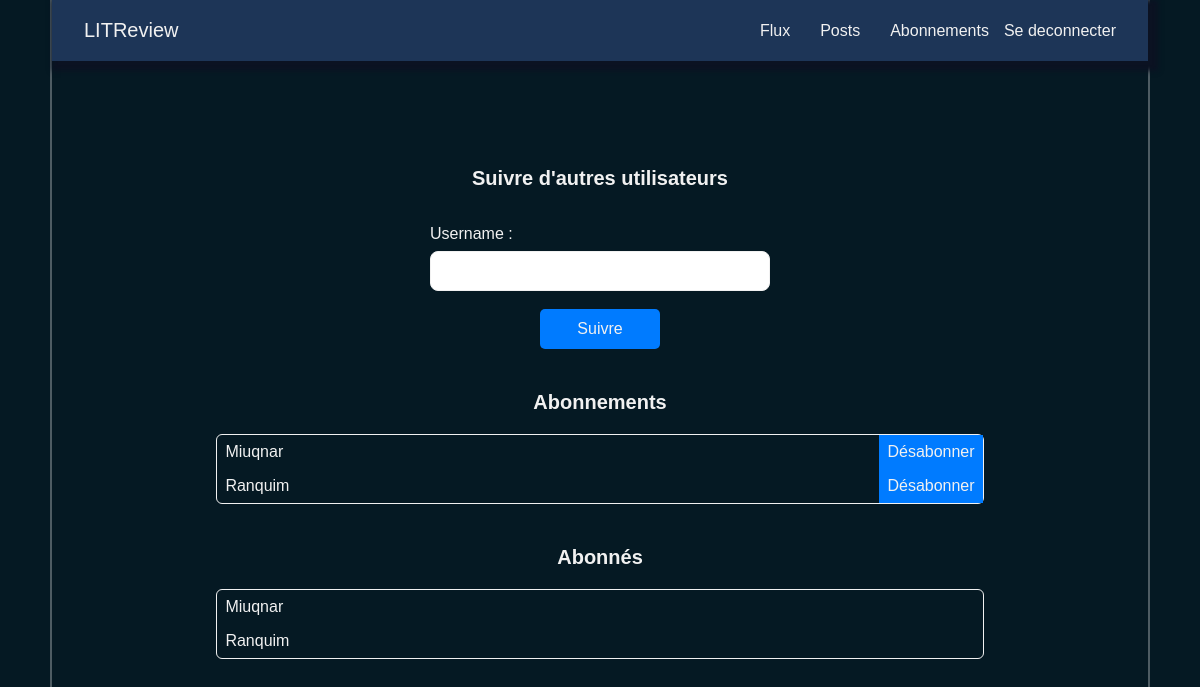
Screenshot of /follower_user/ (signed in) with the database file from the repository.
### LITRevu/litrevu/models.py (models this page shows)
class UserFollows(models.Model):
    objects = None
    user = models.ForeignKey(settings.AUTH_USER_MODEL,
                             on_delete=models.CASCADE,
                             related_name='following')
    followed_user = models.ForeignKey(settings.AUTH_USER_MODEL,
                                      on_delete=models.CASCADE,
                                      related_name='followed_by')
    class Meta:
        unique_together = ('user', 'followed_user',)

### LITRevu/authentication/models.py (models this page shows)
class User(AbstractUser):
    CREATOR = 'CREATOR'
    SUBSCRIBER = 'SUBSCRIBER'
    ROLES_CHOICES = (
        (CREATOR, 'Createur'),
        (SUBSCRIBER, 'Abonné'),
    )
    profile_photo = models.ImageField(verbose_name='Photo de profile')
    role = models.CharField(max_length=30, choices=ROLES_CHOICES,
                            verbose_name='Rôle')

### LITRevu/litrevu/views.py (the view)
class FollowUserView(LoginRequiredMixin, CreateView):
    template_name = 'litrevu/follower_user.html'
    form_class = forms.FollowUserForm
    success_url = reverse_lazy('follower_user')
    def get_form_kwargs(self):
        kwargs = super(FollowUserView, self).get_form_kwargs()
        kwargs['user'] = self.request.user
        return kwargs
    def get_context_data(self, **kwargs):
        context = super().get_context_data(**kwargs)
        context['following'] = self.request.user.following.all()
        context['followed_users'] = self.request.user.followed_by.all()
        return context

### LITRevu/litrevu/forms.py (shortened to what this page needs)
class FollowUserForm(forms.ModelForm):
    username = forms.CharField(label='Username', max_length=100)
    class Meta:
        model = UserFollows
        fields = []
    def __init__(self, *args, **kwargs):
        self.user = kwargs.pop('user')
        super(FollowUserForm, self).__init__(*args, **kwargs)

### LITRevu/litrevu/templates/litrevu/follower_user.html (shortened to what this page needs)
{% extends "base.html" %}
{% block content %}
    <div class="container_followUser">
        <h2>Suivre d'autres utilisateurs</h2>
        <form method="post">
            {{ form.as_p }}
            <div class="button-content">
                <button type="submit">Suivre</button>
            </div>
        </form>
        <h2>Abonnements</h2>
        <ul>
            {% for user in following %}
                <div class="unfollow">
                    <li>{{ user.followed_user.username }}</li>
                    <a href="{% url 'unfollow_user' user_id=user.id %}">Désabonner</a>
                </div>
            {% endfor %}
        </ul>
        <h2>Abonnés</h2>
        <ul>
            {% for follower in followed_users %}
                <li>{{ follower.user.username }}</li>
            {% endfor %}
        </ul>
    </div>
{% endblock content %}

### LITRevu/static/app.css (style rules this page uses)
body, html { color: #f1f1f1; margin: 0 auto; max-width: 1100px; background: #051923; border-right: 1px solid #f1f1f14f; border-left: 1px solid #f1f1f14f; font-family: Montserrat, Helvetica, sans-serif; }
.delete_ticket h2, .container_login h2, .container_followUser h2, .contianer_createTicket h2, .contianer_create-review h2, .contianer_review h2 { text-align: center; padding: clamp(10px, 0%, 10px) 0 10px; font-size: clamp(16px, 2vw, 20px); }
#id_username, #id_password, .signup-containe, form p textarea, select, input { width: 340px; outline: none; margin: .5rem 0; padding: 10px 10px; border-radius: 8px; font-size: clamp(14px, 2vw, 16px); border: 1px solid #f1f1f1; }
.signup-button-content, .button-content { display: flex; justify-content: center; padding: clamp(10px, 0%, 20px) 0 0; }
.delete_ticket button, .container_followUser button, .contianer_createTicket button, .signup-button-content button, .contianer_review button, .contianer_create-review button, .container_login button { color: #f1f1f1; width: 120px; height: 40px; border: none; border-radius: 5px; background: #007bff; cursor: pointer; transition: .5s all; font-size: clamp(14px, 2vw, 16px); }
.container_followUser, .contianer_createTicket, .contianer_create-review, .contianer_review, .delete_ticket, .container_home { margin-top: 4rem; display: flex; flex-direction: column; align-items: center; justify-content: center; }
.container_home-item-ticket p, h2 { margin: 10px 0; }
.container_followUser form p label, .contianer_createTicket form p label, .contianer_create-review form p label, .contianer_review p label { display: flex; flex-direction: column; padding: 15px 0 0; }
.container_followUser h2 { margin-top: 2rem; }
.container_followUser ul { width: 70%; height: 20%; list-style: none; border-radius: 6px; border: 1px solid #f1f1f1; }
.container_followUser ul a { color: #f1f1f1; text-decoration: none; padding: 8px 8px; background: #007bff; transition: .5s all; }
.container_followUser ul li { padding: 8px 8px; }
.container_followUser .unfollow { display: flex; align-items: center; justify-content: space-between; }

### rows the page displays
UserFollows: followed_user.username "Miuqnar"
UserFollows: followed_user.username "Ranquim"
UserFollows: user.username "Miuqnar"
UserFollows: user.username "Ranquim"
